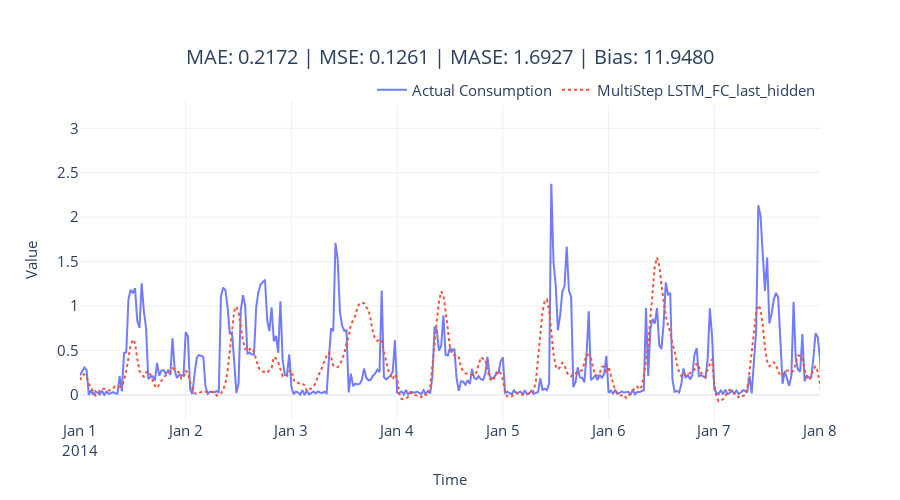

Source (notebook cell):
### Code cell
fig = plot_forecast(pred_df, forecast_columns=[tag], forecast_display_names=[tag])
fig = format_plot(fig, title=f"MAE: {metrics['MAE']:.4f} | MSE: {metrics['MSE']:.4f} | MASE: {metrics['MASE']:.4f} | Bias: {metrics['Forecast Bias']:.4f}")
fig.update_xaxes(type="date", range=["2014-01-01", "2014-01-08"])
fig.write_image(f"imgs/chapter_12/{tag}.png")
fig.show()

### Figure 1 — Plotly figure (JSON) as saved in the notebook; plotly's stock layout.template omitted (floating-point values rounded to 4 significant figures; data arrays with more than 128 entries replaced by an {"elided": "..."} marker saying what was removed)
{"data": [{"line": {"color": "rgba(99,110,250,0.9)"}, "mode": "lines", "name": "Actual Consumption", "type": "scatter", "x": {"elided": "1488 str values"}, "y": {"elided": "1488 float values"}}, {"line": {"color": "rgba(239,85,59,1)", "dash": "dot"}, "mode": "lines", "name": "MultiStep LSTM_FC_last_hidden", "type": "scatter", "x": {"elided": "1488 str values"}, "y": {"elided": "1488 float values"}}], "layout": {"autosize": false, "height": 500, "legend": {"font": {"size": 15}, "orientation": "h", "title": {}, "x": 1, "xanchor": "right", "y": 0.98, "yanchor": "bottom"}, "title": {"font": {"size": 20}, "text": "MAE: 0.2172 | MSE: 0.1261 | MASE: 1.6927 | Bias: 11.9480", "x": 0.5, "xanchor": "center", "yanchor": "top"}, "width": 900, "xaxis": {"range": ["2014-01-01", "2014-01-08"], "tickfont": {"size": 15}, "title": {"font": {"size": 15}, "text": "Time"}, "type": "date"}, "yaxis": {"tickfont": {"size": 15}, "title": {"font": {"size": 15}, "text": "Value"}}}}
